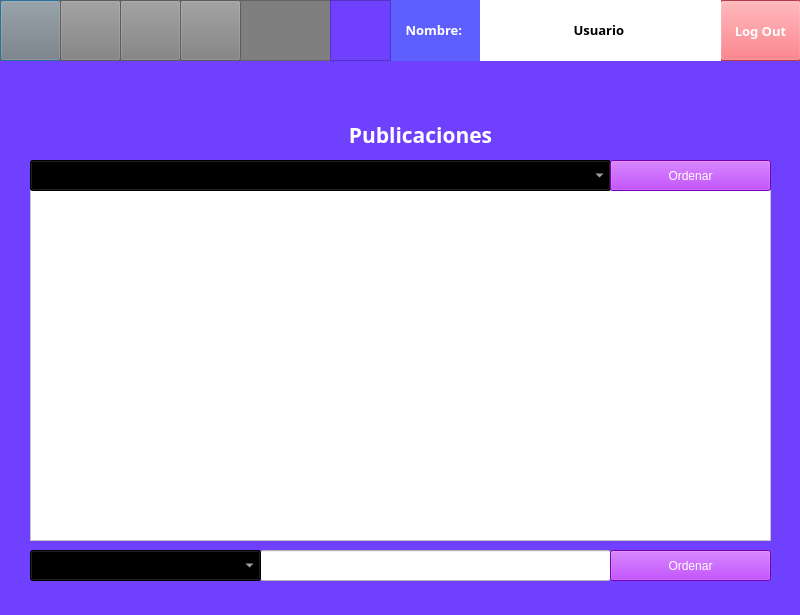
<?xml version="1.0" encoding="UTF-8"?>
<ui version="4.0">
 <class>m_feed</class>
 <widget class="QDialog" name="m_feed">
  <property name="geometry">
   <rect>
    <x>0</x>
    <y>0</y>
    <width>800</width>
    <height>615</height>
   </rect>
  </property>
  <property name="windowTitle">
   <string>Dialog</string>
  </property>
  <property name="styleSheet">
   <string notr="true">background-color: rgb(112, 64, 255);</string>
  </property>
  <widget class="QFrame" name="frame">
   <property name="geometry">
    <rect>
     <x>0</x>
     <y>0</y>
     <width>801</width>
     <height>61</height>
    </rect>
   </property>
   <property name="styleSheet">
    <string notr="true">background-color:#7f7f7f;
</string>
   </property>
   <property name="frameShape">
    <enum>QFrame::StyledPanel</enum>
   </property>
   <property name="frameShadow">
    <enum>QFrame::Raised</enum>
   </property>
   <widget class="QPushButton" name="Home">
    <property name="geometry">
     <rect>
      <x>0</x>
      <y>0</y>
      <width>61</width>
      <height>61</height>
     </rect>
    </property>
    <property name="text">
     <string/>
    </property>
    <property name="icon">
     <iconset resource="botones.qrc">
      <normaloff>:/botonhome/imagenes/home.png</normaloff>:/botonhome/imagenes/home.png</iconset>
    </property>
    <property name="iconSize">
     <size>
      <width>50</width>
      <height>100</height>
     </size>
    </property>
   </widget>
   <widget class="QPushButton" name="New_post">
    <property name="geometry">
     <rect>
      <x>180</x>
      <y>0</y>
      <width>61</width>
      <height>61</height>
     </rect>
    </property>
    <property name="text">
     <string/>
    </property>
    <property name="icon">
     <iconset resource="botones.qrc">
      <normaloff>:/botonpost/imagenes/newpost.png</normaloff>:/botonpost/imagenes/newpost.png</iconset>
    </property>
    <property name="iconSize">
     <size>
      <width>50</width>
      <height>100</height>
     </size>
    </property>
   </widget>
   <widget class="QPushButton" name="Friends">
    <property name="geometry">
     <rect>
      <x>60</x>
      <y>0</y>
      <width>61</width>
      <height>61</height>
     </rect>
    </property>
    <property name="text">
     <string/>
    </property>
    <property name="icon">
     <iconset resource="add_frend.qrc">
      <normaloff>:/addf/imagenes/add_f.svg</normaloff>:/addf/imagenes/add_f.svg</iconset>
    </property>
    <property name="iconSize">
     <size>
      <width>50</width>
      <height>100</height>
     </size>
    </property>
   </widget>
   <widget class="QPushButton" name="Log_out">
    <property name="geometry">
     <rect>
      <x>720</x>
      <y>0</y>
      <width>81</width>
      <height>61</height>
     </rect>
    </property>
    <property name="font">
     <font>
      <family>Arial Black</family>
      <pointsize>10</pointsize>
      <weight>75</weight>
      <bold>true</bold>
     </font>
    </property>
    <property name="styleSheet">
     <string notr="true">color:#ffffff;
background-color:#ff545f;</string>
    </property>
    <property name="text">
     <string>Log Out</string>
    </property>
   </widget>
   <widget class="QLabel" name="label_8">
    <property name="geometry">
     <rect>
      <x>390</x>
      <y>0</y>
      <width>91</width>
      <height>61</height>
     </rect>
    </property>
    <property name="font">
     <font>
      <family>Arial Black</family>
      <pointsize>7</pointsize>
      <weight>75</weight>
      <italic>false</italic>
      <bold>true</bold>
     </font>
    </property>
    <property name="styleSheet">
     <string notr="true">background-color: rgb(93, 96, 255);
color:#ffffff;</string>
    </property>
    <property name="text">
     <string>&lt;html&gt;&lt;head/&gt;&lt;body&gt;&lt;p align=&quot;center&quot;&gt;&lt;span style=&quot; font-size:10pt;&quot;&gt;  Nombre: &lt;/span&gt;&lt;/p&gt;&lt;/body&gt;&lt;/html&gt;</string>
    </property>
   </widget>
   <widget class="QWidget" name="widget" native="true">
    <property name="geometry">
     <rect>
      <x>480</x>
      <y>0</y>
      <width>241</width>
      <height>61</height>
     </rect>
    </property>
    <property name="styleSheet">
     <string notr="true">background-color: rgb(93, 96, 255);</string>
    </property>
    <layout class="QHBoxLayout" name="horizontalLayout">
     <item>
      <widget class="QLabel" name="username">
       <property name="font">
        <font>
         <family>Arial Black</family>
         <pointsize>7</pointsize>
         <weight>75</weight>
         <italic>false</italic>
         <bold>true</bold>
        </font>
       </property>
       <property name="styleSheet">
        <string notr="true">background-color: #ffffff;
color: #000000;</string>
       </property>
       <property name="text">
        <string>&lt;html&gt;&lt;head/&gt;&lt;body&gt;&lt;p align=&quot;center&quot;&gt;&lt;span style=&quot; font-size:10pt;&quot;&gt;  Usuario &lt;/span&gt;&lt;/p&gt;&lt;/body&gt;&lt;/html&gt;</string>
       </property>
      </widget>
     </item>
    </layout>
   </widget>
   <widget class="QLabel" name="label_3">
    <property name="enabled">
     <bool>true</bool>
    </property>
    <property name="geometry">
     <rect>
      <x>330</x>
      <y>0</y>
      <width>61</width>
      <height>61</height>
     </rect>
    </property>
    <property name="sizePolicy">
     <sizepolicy hsizetype="Fixed" vsizetype="Fixed">
      <horstretch>0</horstretch>
      <verstretch>0</verstretch>
     </sizepolicy>
    </property>
    <property name="autoFillBackground">
     <bool>false</bool>
    </property>
    <property name="styleSheet">
     <string notr="true">background-color: rgb(112, 64, 255);</string>
    </property>
    <property name="frameShape">
     <enum>QFrame::StyledPanel</enum>
    </property>
    <property name="text">
     <string/>
    </property>
    <property name="pixmap">
     <pixmap resource="logo_icon.qrc">:/nuevo2/imagenes/user2.png</pixmap>
    </property>
    <property name="scaledContents">
     <bool>true</bool>
    </property>
    <property name="wordWrap">
     <bool>true</bool>
    </property>
   </widget>
   <widget class="QPushButton" name="Amigos">
    <property name="geometry">
     <rect>
      <x>120</x>
      <y>0</y>
      <width>61</width>
      <height>61</height>
     </rect>
    </property>
    <property name="text">
     <string/>
    </property>
    <property name="icon">
     <iconset resource="fotos.qrc">
      <normaloff>:/amigofoto/imagenes/amigos.png</normaloff>:/amigofoto/imagenes/amigos.png</iconset>
    </property>
    <property name="iconSize">
     <size>
      <width>50</width>
      <height>100</height>
     </size>
    </property>
   </widget>
  </widget>
  <widget class="QLabel" name="label_9">
   <property name="geometry">
    <rect>
     <x>300</x>
     <y>110</y>
     <width>241</width>
     <height>51</height>
    </rect>
   </property>
   <property name="font">
    <font>
     <family>Arial Black</family>
     <pointsize>10</pointsize>
     <weight>75</weight>
     <italic>false</italic>
     <bold>true</bold>
    </font>
   </property>
   <property name="styleSheet">
    <string notr="true">color:#ffffff;</string>
   </property>
   <property name="text">
    <string>&lt;html&gt;&lt;head/&gt;&lt;body&gt;&lt;p align=&quot;center&quot;&gt;&lt;span style=&quot; font-size:16pt;&quot;&gt;Publicaciones&lt;/span&gt;&lt;/p&gt;&lt;/body&gt;&lt;/html&gt;</string>
   </property>
  </widget>
  <widget class="QTableWidget" name="tableWidget">
   <property name="geometry">
    <rect>
     <x>30</x>
     <y>190</y>
     <width>741</width>
     <height>351</height>
    </rect>
   </property>
   <property name="layoutDirection">
    <enum>Qt::LeftToRight</enum>
   </property>
   <property name="styleSheet">
    <string notr="true">background-color: #ffffff;
text-align: center;</string>
   </property>
  </widget>
  <widget class="QComboBox" name="combo_busqueda">
   <property name="geometry">
    <rect>
     <x>30</x>
     <y>160</y>
     <width>581</width>
     <height>31</height>
    </rect>
   </property>
   <property name="styleSheet">
    <string notr="true">background-color:#000000;
color: #ffffff;
</string>
   </property>
  </widget>
  <widget class="QPushButton" name="ordenar">
   <property name="geometry">
    <rect>
     <x>610</x>
     <y>160</y>
     <width>161</width>
     <height>31</height>
    </rect>
   </property>
   <property name="styleSheet">
    <string notr="true">background-color:rgb(170, 0, 255);
color: #ffffff;
</string>
   </property>
   <property name="text">
    <string>Ordenar</string>
   </property>
  </widget>
  <widget class="QLineEdit" name="filtrar_texto">
   <property name="geometry">
    <rect>
     <x>260</x>
     <y>550</y>
     <width>351</width>
     <height>31</height>
    </rect>
   </property>
   <property name="styleSheet">
    <string notr="true">background-color:rgb(255, 255, 255);</string>
   </property>
  </widget>
  <widget class="QComboBox" name="filtrar_box">
   <property name="geometry">
    <rect>
     <x>30</x>
     <y>550</y>
     <width>231</width>
     <height>31</height>
    </rect>
   </property>
   <property name="styleSheet">
    <string notr="true">background-color:#000000;
color: #ffffff;
</string>
   </property>
  </widget>
  <widget class="QPushButton" name="filtrar_btn">
   <property name="geometry">
    <rect>
     <x>610</x>
     <y>550</y>
     <width>161</width>
     <height>31</height>
    </rect>
   </property>
   <property name="styleSheet">
    <string notr="true">background-color:rgb(170, 0, 255);
color: #ffffff;
</string>
   </property>
   <property name="text">
    <string>Ordenar</string>
   </property>
  </widget>
 </widget>
 <resources>
  <include location="logo_icon.qrc"/>
  <include location="botones.qrc"/>
  <include location="add_frend.qrc"/>
  <include location="fotos.qrc"/>
 </resources>
 <connections/>
</ui>
